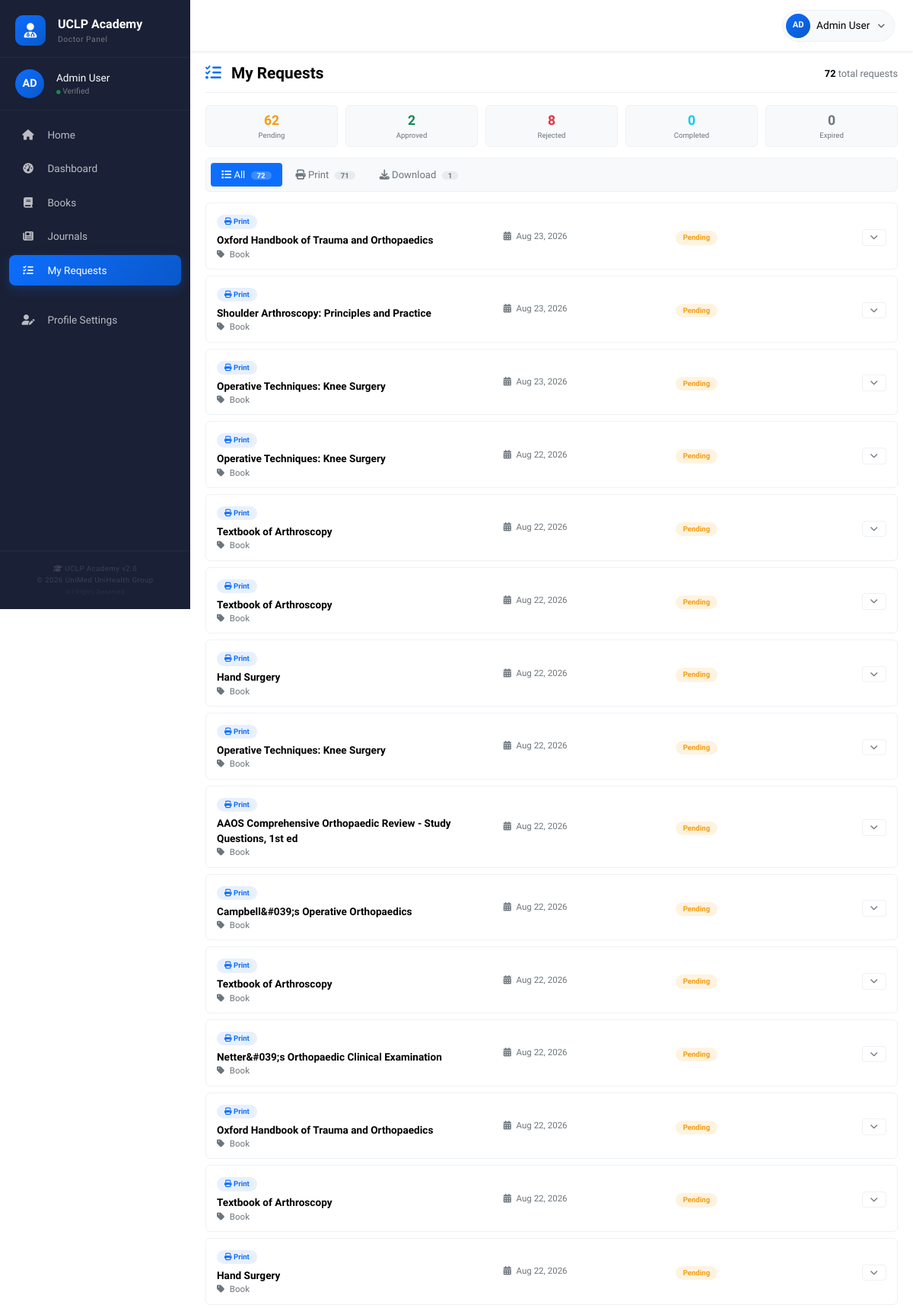
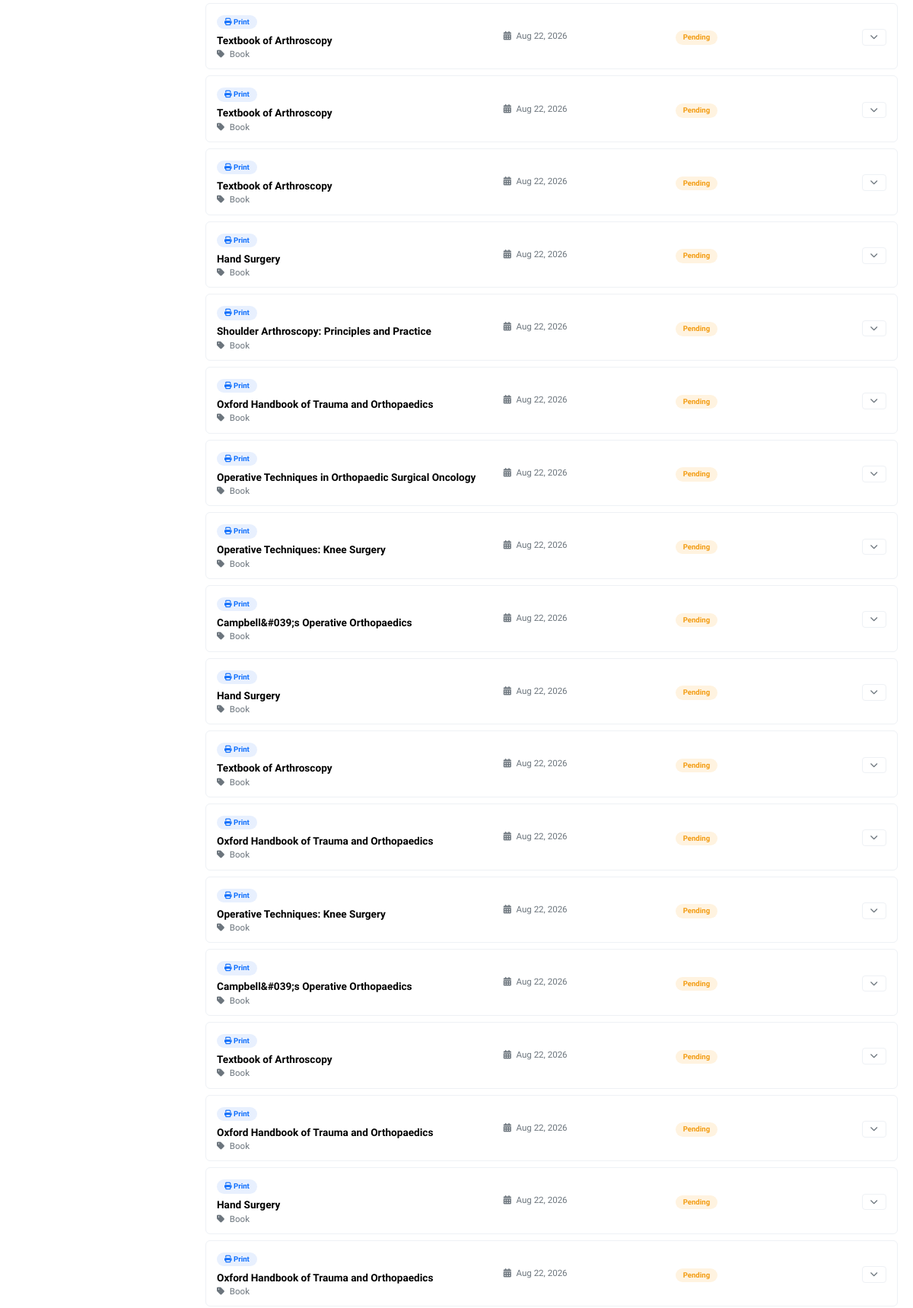
The page /doctor/my_requests.php (signed in, upper part) on the database its author committed (2 pictures, top to bottom).
### tables this page shows
CREATE TABLE `users` (
  `id` int(11) NOT NULL,
  `user_type` enum('doctor','admin','editor') NOT NULL DEFAULT 'doctor',
  `name` varchar(100) NOT NULL,
  `bmdc_reg_no` varchar(50) DEFAULT NULL,
  `specialty` varchar(100) DEFAULT NULL,
  `hospital_institute` varchar(200) DEFAULT NULL,
  `mobile` varchar(20) DEFAULT NULL,
  `email` varchar(100) NOT NULL,
  `password` varchar(255) NOT NULL,
  `profile_image` varchar(255) DEFAULT 'default.jpg',
  `is_verified` tinyint(1) DEFAULT 0,
  `is_active` tinyint(1) DEFAULT 1,
  `download_limit` int(11) DEFAULT 2,
  `created_at` timestamp NOT NULL DEFAULT current_timestamp(),
  `updated_at` timestamp NULL DEFAULT NULL ON UPDATE current_timestamp()
);

CREATE TABLE `supply_requests` (
  `id` int(11) NOT NULL,
  `user_id` int(11) NOT NULL,
  `book_id` int(11) DEFAULT NULL,
  `journal_id` int(11) DEFAULT NULL,
  `request_type` enum('book','journal') NOT NULL,
  `delivery_address` text NOT NULL,
  `delivery_phone` varchar(20) DEFAULT NULL,
  `status` enum('pending','approved','rejected','completed') DEFAULT 'pending',
  `admin_notes` text DEFAULT NULL,
  `processed_by` int(11) DEFAULT NULL,
  `request_date` timestamp NOT NULL DEFAULT current_timestamp(),
  `processed_date` timestamp NULL DEFAULT NULL
);

CREATE TABLE `books` (
  `id` int(11) NOT NULL,
  `title` varchar(255) NOT NULL,
  `author` varchar(200) NOT NULL,
  `specialty_id` int(11) NOT NULL,
  `year` year(4) DEFAULT NULL,
  `publisher` varchar(200) DEFAULT NULL,
  `isbn` varchar(20) DEFAULT NULL,
  `cover_image` varchar(255) DEFAULT NULL,
  `file_path` varchar(255) NOT NULL,
  `description` text DEFAULT NULL,
  `is_watermarked` tinyint(1) DEFAULT 1,
  `status` enum('pending','approved','rejected') DEFAULT 'pending',
  `uploaded_by` int(11) DEFAULT NULL,
  `download_count` int(11) DEFAULT 0,
  `view_count` int(11) DEFAULT 0,
  `created_at` timestamp NOT NULL DEFAULT current_timestamp(),
  `updated_at` timestamp NULL DEFAULT NULL ON UPDATE current_timestamp()
);

### doctor/my_requests.php (the view, shortened to what this page needs)
<?php
$userId = $_SESSION['user_id'];
$db = Database::getInstance()->getConnection();
$printRequests = $db->query("SELECT sr.*,
                            b.title as book_title,
                            j.title as journal_title,
                            CASE WHEN sr.request_type = 'book' THEN b.title ELSE j.title END as item_title
                            FROM supply_requests sr
                            LEFT JOIN books b ON sr.book_id = b.id
                            LEFT JOIN journals j ON sr.journal_id = j.id
                            WHERE sr.user_id = $userId
                            ORDER BY sr.request_date DESC")->fetch_all(MYSQLI_ASSOC);
$downloadRequests = $db->query("SELECT dp.*,
                               CASE WHEN dp.item_type = 'book' THEN b.title ELSE j.title END as item_title,
                               u.name as processed_by_name
                               FROM download_permissions dp
                               LEFT JOIN books b ON dp.item_type = 'book' AND dp.item_id = b.id
                               LEFT JOIN journals j ON dp.item_type = 'journal' AND dp.item_id = j.id
                               LEFT JOIN users u ON dp.processed_by = u.id
                               WHERE dp.user_id = $userId
                               ORDER BY dp.requested_at DESC")->fetch_all(MYSQLI_ASSOC);
?>
<!DOCTYPE html>
<html lang="en">
<head>
    <link href="https://cdn.jsdelivr.net/npm/bootstrap@5.3.0/dist/css/bootstrap.min.css" rel="stylesheet">
    <link rel="stylesheet" href="https://cdnjs.cloudflare.com/ajax/libs/font-awesome/6.4.0/css/all.min.css">
</head>
<body>
    <?php include __DIR__ . '/../includes/doctor_nav.php'; ?>
    <div class="container-fluid">
        <div class="row">
            <?php include __DIR__ . '/../includes/doctor_sidebar.php'; ?>
            <main class="main-content">
                <div class="page-header">
                    <h1><i class="fas fa-tasks"></i> My Requests</h1>
                    <span class="total-count"><strong><?php echo count($printRequests) + count($downloadRequests); ?></strong> total requests</span>
                </div>
                <?php
                $totalPrint = count($printRequests);
                $totalDownload = count($downloadRequests);
                $pendingPrint = $approvedPrint = $rejectedPrint = $completedPrint = 0;
                $pendingDownload = $approvedDownload = $rejectedDownload = $expiredDownload = 0;
                foreach ($printRequests as $req) {
                    if ($req['status'] == 'pending') $pendingPrint++;
                    elseif ($req['status'] == 'approved') $approvedPrint++;
                    elseif ($req['status'] == 'rejected') $rejectedPrint++;
                    elseif ($req['status'] == 'completed') $completedPrint++;
                }
                foreach ($downloadRequests as $req) {
                    if ($req['status'] == 'pending') $pendingDownload++;
                    elseif ($req['status'] == 'approved') $approvedDownload++;
                    elseif ($req['status'] == 'rejected') $rejectedDownload++;
                    elseif ($req['status'] == 'expired') $expiredDownload++;
                }
                ?>
                <div class="stat-summary">
                    <div class="stat-item"><div class="number pending"><?php echo $pendingPrint + $pendingDownload; ?></div><div class="label">Pending</div></div>
                    <div class="stat-item"><div class="number approved"><?php echo $approvedPrint + $approvedDownload; ?></div><div class="label">Approved</div></div>
                    <div class="stat-item"><div class="number rejected"><?php echo $rejectedPrint + $rejectedDownload; ?></div><div class="label">Rejected</div></div>
                    <div class="stat-item"><div class="number completed"><?php echo $completedPrint; ?></div><div class="label">Completed</div></div>
                    <div class="stat-item"><div class="number expired"><?php echo $expiredDownload; ?></div><div class="label">Expired</div></div>
                </div>
                <div class="tab-nav">
                    <button class="nav-link active" id="all-tab" data-bs-toggle="tab" data-bs-target="#all" type="button">
                        <i class="fas fa-list"></i> All <span class="badge"><?php echo $totalPrint + $totalDownload; ?></span>
                    </button>
                    <button class="nav-link" id="print-tab" data-bs-toggle="tab" data-bs-target="#print" type="button">
                        <i class="fas fa-print"></i> Print <span class="badge"><?php echo $totalPrint; ?></span>
                    </button>
                    <button class="nav-link" id="download-tab" data-bs-toggle="tab" data-bs-target="#download" type="button">
                        <i class="fas fa-download"></i> Download <span class="badge"><?php echo $totalDownload; ?></span>
                    </button>
                </div>
                <div class="tab-content">
                    <div class="tab-pane fade show active" id="all">
                        <?php if (empty($printRequests) && empty($downloadRequests)): ?>
                        <div class="empty-state">
                            <div class="icon"><i class="fas fa-inbox"></i></div>
                            <h4>No Requests Yet</h4>
                            <p>You haven't made any requests yet.</p>
                            <div class="mt-2">
                                <a href="/doctor/books" class="btn btn-primary btn-sm"><i class="fas fa-book"></i> Browse Books</a>
                                <a href="/doctor/journals" class="btn btn-success btn-sm"><i class="fas fa-newspaper"></i> Browse Journals</a>
                            </div>
                        </div>
                        <?php else: ?>
                        <?php foreach ($printRequests as $request): ?>
                        <div class="request-item">
                            <div class="row align-items-center">
                                <div class="col-md-5">
                                    <span class="request-type-badge print"><i class="fas fa-print"></i> Print</span>
                                    <div class="item-title mt-1"><?php echo htmlspecialchars($request['book_title'] ?? $request['journal_title'] ?? 'Unknown Item'); ?></div>
                                    <div class="item-meta"><i class="fas fa-tag"></i> <?php echo ucfirst($request['request_type']); ?></div>
                                </div>
                                <div class="col-md-3">
                                    <div class="item-meta"><i class="fas fa-calendar-alt"></i> <?php echo date('M d, Y', strtotime($request['request_date'])); ?></div>
                                </div>
                                <div class="col-md-2">
                                    <span class="status-badge <?php echo $request['status']; ?>"><?php echo ucfirst($request['status']); ?></span>
                                </div>
                                <div class="col-md-2 text-md-end">
                                    <button class="btn-details" data-bs-toggle="collapse" data-bs-target="#printDetails<?php echo $request['id']; ?>"><i class="fas fa-chevron-down"></i></button>
                                </div>
                            </div>
                        </div>
                        <?php endforeach; ?>
                        <?php endif; ?>
                    </div>
                </div>
            </main>
        </div>
    </div>
</body>
</html>

### doctor/my_requests.php (style rules this page uses)
* { margin: 0; padding: 0; box-sizing: border-box; }
body { font-family: 'Cambria', Georgia, serif; background: #ffffff; color: #000000; overflow-x: hidden; }
.main-content { margin-left: 250px; padding: 16px 20px 20px; min-height: 100vh; transition: all 0.3s ease; max-width: calc(100% - 250px); overflow-x: hidden; background: #ffffff; }
.page-header { display: flex; justify-content: space-between; align-items: center; flex-wrap: wrap; padding: 0 0 12px 0; border-bottom: 1px solid #eef1f5; margin-bottom: 16px; }
.page-header h1 { font-weight: 700; font-size: 1.3rem; color: #000000; margin: 0; font-family: 'Cambria', Georgia, serif; }
.page-header h1 i { color: #0d6efd; margin-right: 8px; }
.page-header .total-count { font-family: 'Cambria', Georgia, serif; font-size: 0.8rem; color: #6c757d; }
.page-header .total-count strong { color: #000000; }
.stat-summary { display: flex; gap: 10px; flex-wrap: wrap; margin-bottom: 14px; }
.stat-summary .stat-item { background: #f8f9fa; padding: 6px 14px; border-radius: 6px; border: 1px solid #eef1f5; flex: 1; min-width: 60px; text-align: center; }
.stat-summary .stat-item .number { font-size: 1.1rem; font-weight: 700; font-family: 'Cambria', Georgia, serif; }
.stat-summary .stat-item .label { font-size: 0.6rem; color: #6c757d; font-family: 'Cambria', Georgia, serif; }
.stat-summary .stat-item .number.pending { color: #f39c12; }
.stat-summary .stat-item .number.approved { color: #198754; }
.stat-summary .stat-item .number.rejected { color: #dc3545; }
.stat-summary .stat-item .number.completed { color: #0dcaf0; }
.stat-summary .stat-item .number.expired { color: #6c757d; }
.tab-nav { background: #f8f9fa; border-radius: 6px; padding: 6px; margin-bottom: 14px; border: 1px solid #eef1f5; display: flex; flex-wrap: wrap; gap: 4px; }
.tab-nav .nav-link { border-radius: 4px; padding: 6px 14px; font-weight: 500; color: #6c757d; font-size: 0.82rem; font-family: 'Cambria', Georgia, serif; transition: all 0.3s ease; border: none; background: transparent; cursor: pointer; }
.tab-nav .nav-link.active { background: #0d6efd; color: #fff; }
.tab-nav .nav-link .badge { margin-left: 4px; font-size: 0.6rem; padding: 1px 8px; border-radius: 10px; background: #e9ecef; color: #6c757d; }
.tab-nav .nav-link.active .badge { background: rgba(255,255,255,0.2); color: #fff; }
.request-item { background: #ffffff; border-radius: 6px; padding: 10px 14px; margin-bottom: 8px; border: 1px solid #eef1f5; transition: all 0.3s ease; }
.request-item .status-badge { padding: 2px 10px; border-radius: 10px; font-weight: 600; font-size: 0.6rem; font-family: 'Cambria', Georgia, serif; display: inline-block; }
.request-item .status-badge.pending { background: #fff3e0; color: #f39c12; }
.request-item .request-type-badge { padding: 2px 10px; border-radius: 10px; font-size: 0.6rem; font-weight: 600; font-family: 'Cambria', Georgia, serif; display: inline-block; }
.request-item .request-type-badge.print { background: #e8f0fe; color: #0d6efd; }
.request-item .item-title { font-weight: 600; font-size: 0.85rem; font-family: 'Cambria', Georgia, serif; color: #000000; }
.request-item .item-meta { font-size: 0.72rem; color: #6c757d; font-family: 'Cambria', Georgia, serif; }
.request-item .item-meta i { width: 14px; }
.btn-details { font-family: 'Cambria', Georgia, serif; font-size: 0.65rem; padding: 2px 10px; border-radius: 4px; border: 1px solid #eef1f5; background: transparent; color: #6c757d; transition: all 0.2s ease; cursor: pointer; }

### rows shown on the page
supply_requests: book.title "Oxford Handbook of Trauma and Orthopaedics", request_type "Book", request_date "Aug 23, 2026", status "Pending"
supply_requests: book.title "Shoulder Arthroscopy: Principles and Practice", request_type "Book", request_date "Aug 23, 2026", status "Pending"
supply_requests: book.title "Operative Techniques: Knee Surgery", request_type "Book", request_date "Aug 23, 2026", status "Pending"
supply_requests: book.title "Operative Techniques: Knee Surgery", request_type "Book", request_date "Aug 22, 2026", status "Pending"
supply_requests: book.title "Textbook of Arthroscopy", request_type "Book", request_date "Aug 22, 2026", status "Pending"
supply_requests: book.title "Textbook of Arthroscopy", request_type "Book", request_date "Aug 22, 2026", status "Pending"
supply_requests: book.title "Hand Surgery", request_type "Book", request_date "Aug 22, 2026", status "Pending"
supply_requests: book.title "Operative Techniques: Knee Surgery", request_type "Book", request_date "Aug 22, 2026", status "Pending"
supply_requests: book.title "AAOS Comprehensive Orthopaedic Review - Study Questions, 1st ed", request_type "Book", request_date "Aug 22, 2026", status "Pending"
supply_requests: book.title "Campbell&#039;s Operative Orthopaedics", request_type "Book", request_date "Aug 22, 2026", status "Pending"
supply_requests: book.title "Textbook of Arthroscopy", request_type "Book", request_date "Aug 22, 2026", status "Pending"
supply_requests: book.title "Netter&#039;s Orthopaedic Clinical Examination", request_type "Book", request_date "Aug 22, 2026", status "Pending"
supply_requests: book.title "Oxford Handbook of Trauma and Orthopaedics", request_type "Book", request_date "Aug 22, 2026", status "Pending"
supply_requests: book.title "Textbook of Arthroscopy", request_type "Book", request_date "Aug 22, 2026", status "Pending"
supply_requests: book.title "Hand Surgery", request_type "Book", request_date "Aug 22, 2026", status "Pending"
supply_requests: book.title "Textbook of Arthroscopy", request_type "Book", request_date "Aug 22, 2026", status "Pending"
supply_requests: book.title "Textbook of Arthroscopy", request_type "Book", request_date "Aug 22, 2026", status "Pending"
supply_requests: book.title "Textbook of Arthroscopy", request_type "Book", request_date "Aug 22, 2026", status "Pending"
supply_requests: book.title "Hand Surgery", request_type "Book", request_date "Aug 22, 2026", status "Pending"
supply_requests: book.title "Shoulder Arthroscopy: Principles and Practice", request_type "Book", request_date "Aug 22, 2026", status "Pending"
supply_requests: book.title "Oxford Handbook of Trauma and Orthopaedics", request_type "Book", request_date "Aug 22, 2026", status "Pending"
supply_requests: book.title "Operative Techniques in Orthopaedic Surgical Oncology", request_type "Book", request_date "Aug 22, 2026", status "Pending"
supply_requests: book.title "Operative Techniques: Knee Surgery", request_type "Book", request_date "Aug 22, 2026", status "Pending"
supply_requests: book.title "Campbell&#039;s Operative Orthopaedics", request_type "Book", request_date "Aug 22, 2026", status "Pending"
supply_requests: book.title "Hand Surgery", request_type "Book", request_date "Aug 22, 2026", status "Pending"
supply_requests: book.title "Textbook of Arthroscopy", request_type "Book", request_date "Aug 22, 2026", status "Pending"
supply_requests: book.title "Oxford Handbook of Trauma and Orthopaedics", request_type "Book", request_date "Aug 22, 2026", status "Pending"
supply_requests: book.title "Operative Techniques: Knee Surgery", request_type "Book", request_date "Aug 22, 2026", status "Pending"
supply_requests: book.title "Campbell&#039;s Operative Orthopaedics", request_type "Book", request_date "Aug 22, 2026", status "Pending"
supply_requests: book.title "Textbook of Arthroscopy", request_type "Book", request_date "Aug 22, 2026", status "Pending"
supply_requests: book.title "Oxford Handbook of Trauma and Orthopaedics", request_type "Book", request_date "Aug 22, 2026", status "Pending"
supply_requests: book.title "Hand Surgery", request_type "Book", request_date "Aug 22, 2026", status "Pending"
supply_requests: book.title "Oxford Handbook of Trauma and Orthopaedics", request_type "Book", request_date "Aug 22, 2026", status "Pending"

### other values the page prints
substr($_SESSION['user_name'] ?? 'D', 0, 2) "AD"
$_SESSION['user_name'] "Admin User"
count($printRequests) + count($downloadRequests) "72"
$pendingPrint + $pendingDownload "62"
$approvedPrint + $approvedDownload "2"
$rejectedPrint + $rejectedDownload "8"
$completedPrint "0"
$expiredDownload "0"
$totalPrint + $totalDownload "72"
$totalPrint "71"
$totalDownload "1"
